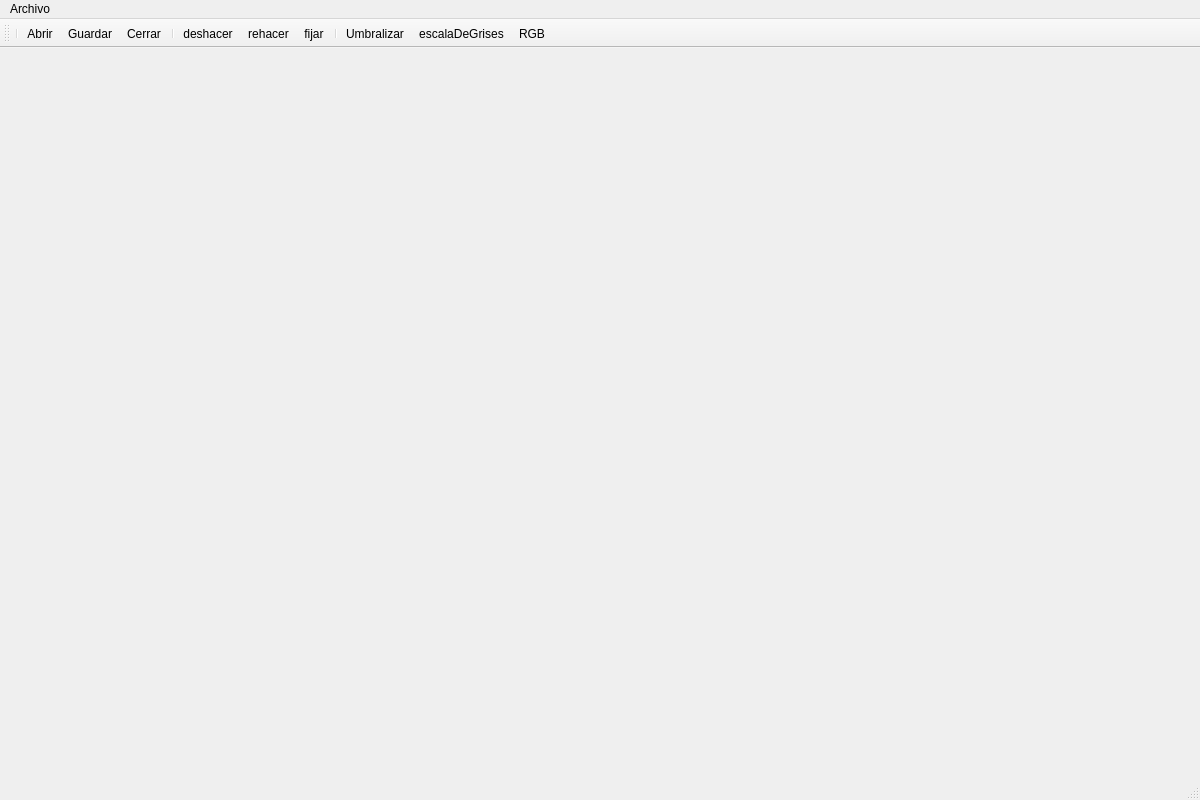
<?xml version="1.0" encoding="UTF-8"?>
<ui version="4.0">
 <class>MainWindow</class>
 <widget class="QMainWindow" name="MainWindow">
  <property name="geometry">
   <rect>
    <x>0</x>
    <y>0</y>
    <width>1200</width>
    <height>800</height>
   </rect>
  </property>
  <property name="sizePolicy">
   <sizepolicy hsizetype="Fixed" vsizetype="Fixed">
    <horstretch>0</horstretch>
    <verstretch>0</verstretch>
   </sizepolicy>
  </property>
  <property name="minimumSize">
   <size>
    <width>1200</width>
    <height>800</height>
   </size>
  </property>
  <property name="maximumSize">
   <size>
    <width>1200</width>
    <height>800</height>
   </size>
  </property>
  <property name="windowTitle">
   <string>Bunny Image Analizer</string>
  </property>
  <property name="windowIcon">
   <iconset resource="iconos/Iconos.qrc">
    <normaloff>:/iconos/conejito.jpg</normaloff>:/iconos/conejito.jpg</iconset>
  </property>
  <widget class="QWidget" name="centralwidget">
   <layout class="QHBoxLayout" name="horizontalLayout_2">
    <item>
     <widget class="QLabel" name="imagenOriginal">
      <property name="minimumSize">
       <size>
        <width>532</width>
        <height>546</height>
       </size>
      </property>
      <property name="maximumSize">
       <size>
        <width>532</width>
        <height>546</height>
       </size>
      </property>
      <property name="text">
       <string/>
      </property>
     </widget>
    </item>
    <item>
     <widget class="QLabel" name="imagenEditada">
      <property name="text">
       <string/>
      </property>
     </widget>
    </item>
   </layout>
  </widget>
  <widget class="QMenuBar" name="menubar">
   <property name="geometry">
    <rect>
     <x>0</x>
     <y>0</y>
     <width>1200</width>
     <height>23</height>
    </rect>
   </property>
   <widget class="QMenu" name="menuArchivo">
    <property name="title">
     <string>Archivo</string>
    </property>
   </widget>
   <addaction name="menuArchivo"/>
  </widget>
  <widget class="QStatusBar" name="statusbar"/>
  <widget class="QToolBar" name="toolBar">
   <property name="windowTitle">
    <string>toolBar</string>
   </property>
   <attribute name="toolBarArea">
    <enum>TopToolBarArea</enum>
   </attribute>
   <attribute name="toolBarBreak">
    <bool>false</bool>
   </attribute>
   <addaction name="separator"/>
   <addaction name="actionAbrir"/>
   <addaction name="actionGuardar"/>
   <addaction name="actionCerrar"/>
   <addaction name="separator"/>
   <addaction name="actionDeshacer"/>
   <addaction name="actionRehacer"/>
   <addaction name="actionFijar"/>
   <addaction name="separator"/>
   <addaction name="actionUmbralizar"/>
   <addaction name="actionEscalaDeGrises"/>
   <addaction name="actionRGB"/>
  </widget>
  <action name="actionAbrir">
   <property name="icon">
    <iconset resource="iconos/Iconos.qrc">
     <normaloff>:/iconos/folder_add.png</normaloff>:/iconos/folder_add.png</iconset>
   </property>
   <property name="text">
    <string>Abrir</string>
   </property>
   <property name="toolTip">
    <string>Abrir archivo</string>
   </property>
   <property name="statusTip">
    <string>Abriendo archivo</string>
   </property>
  </action>
  <action name="actionGuardar">
   <property name="icon">
    <iconset resource="iconos/Iconos.qrc">
     <normaloff>:/iconos/Actions-document-save-icon.png</normaloff>:/iconos/Actions-document-save-icon.png</iconset>
   </property>
   <property name="text">
    <string>Guardar</string>
   </property>
   <property name="toolTip">
    <string>Guardar imagen</string>
   </property>
  </action>
  <action name="actionUmbralizar">
   <property name="icon">
    <iconset>
     <normaloff>iconos/umbral.png</normaloff>iconos/umbral.png</iconset>
   </property>
   <property name="text">
    <string>Umbralizar</string>
   </property>
   <property name="toolTip">
    <string>Umbralizar imagen</string>
   </property>
  </action>
  <action name="actionCerrar">
   <property name="icon">
    <iconset resource="iconos/Iconos.qrc">
     <normaloff>:/iconos/cerrar.ico</normaloff>:/iconos/cerrar.ico</iconset>
   </property>
   <property name="text">
    <string>Cerrar </string>
   </property>
   <property name="toolTip">
    <string>Cerrar imagen</string>
   </property>
  </action>
  <action name="actionFijar">
   <property name="icon">
    <iconset resource="iconos/Iconos.qrc">
     <normaloff>:/iconos/palomita.png</normaloff>:/iconos/palomita.png</iconset>
   </property>
   <property name="text">
    <string>fijar</string>
   </property>
   <property name="toolTip">
    <string>Fijar imagen editada</string>
   </property>
  </action>
  <action name="actionDeshacer">
   <property name="icon">
    <iconset resource="iconos/Iconos.qrc">
     <normaloff>:/iconos/deshacer-icono-5403-128.png</normaloff>:/iconos/deshacer-icono-5403-128.png</iconset>
   </property>
   <property name="text">
    <string>deshacer</string>
   </property>
   <property name="toolTip">
    <string>Deshacer</string>
   </property>
  </action>
  <action name="actionEscalaDeGrises">
   <property name="icon">
    <iconset>
     <normaloff>iconos/images.jpeg</normaloff>iconos/images.jpeg</iconset>
   </property>
   <property name="text">
    <string>escalaDeGrises</string>
   </property>
   <property name="toolTip">
    <string>Convierte la imagen a escala de grises</string>
   </property>
  </action>
  <action name="actionRGB">
   <property name="icon">
    <iconset resource="iconos/Iconos.qrc">
     <normaloff>:/iconos/rgb.png</normaloff>:/iconos/rgb.png</iconset>
   </property>
   <property name="text">
    <string>RGB</string>
   </property>
   <property name="toolTip">
    <string>Escoger un canal RGB</string>
   </property>
  </action>
  <action name="actionRehacer">
   <property name="icon">
    <iconset resource="iconos/Iconos.qrc">
     <normaloff>:/iconos/rehacer-icono-5403-128.png</normaloff>:/iconos/rehacer-icono-5403-128.png</iconset>
   </property>
   <property name="text">
    <string>rehacer</string>
   </property>
   <property name="toolTip">
    <string>Rehacer</string>
   </property>
  </action>
 </widget>
 <resources>
  <include location="iconos/Iconos.qrc"/>
 </resources>
 <connections/>
</ui>
